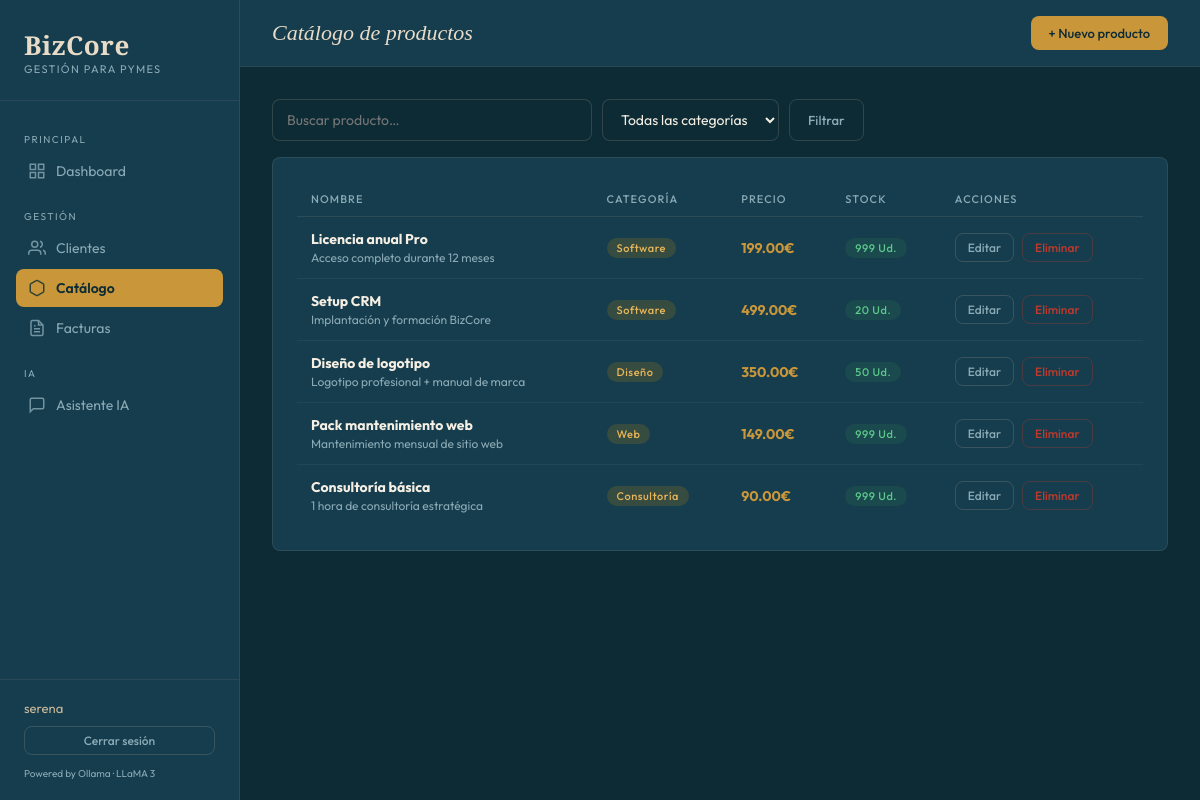
/productos (signed in), run on the app's committed database.
### models.py (models this page shows)
class Producto(db.Model):
    id = db.Column(db.Integer, primary_key=True)
    nombre = db.Column(db.String(120), nullable=False)
    descripcion = db.Column(db.Text)
    precio = db.Column(db.Float, nullable=False)
    stock = db.Column(db.Integer, default=0)
    categoria = db.Column(db.String(80))
    created_at = db.Column(db.DateTime, default=datetime.utcnow)

### app.py (the view)
@app.route('/productos')
@login_required
def productos():
    q = request.args.get('q', '')
    cat = request.args.get('cat', '')
    query = Producto.query
    if q:
        query = query.filter(Producto.nombre.ilike(f'%{q}%'))
    if cat:
        query = query.filter_by(categoria=cat)
    lista = query.order_by(Producto.created_at.desc()).all()
    categorias = db.session.query(Producto.categoria).distinct().all()
    categorias = [c[0] for c in categorias if c[0]]
    return render_template('productos.html', productos=lista, categorias=categorias, q=q, cat=cat)

### app.py (called while the page is built)
def login_required(f):
    @wraps(f)
    def decorated(*args, **kwargs):
        if 'user_id' not in session:
            return redirect(url_for('login'))
        return f(*args, **kwargs)
    return decorated

### templates/productos.html (shortened to what this page needs)
{% extends "base.html" %}
{% block page_title %}Catálogo de productos{% endblock %}
{% block topbar_actions %}
  <a href="{{ url_for('nuevo_producto') }}" class="btn btn-primary">+ Nuevo producto</a>
{% endblock %}
{% block content %}
<div class="search-bar mb-4">
  <form method="GET" action="{{ url_for('productos') }}" style="display:flex;gap:10px;flex:1;flex-wrap:wrap">
    <input class="search-input" type="text" name="q" value="{{ q }}" placeholder="Buscar producto…">
    <select name="cat" style="min-width:140px">
      <option value="">Todas las categorías</option>
    </select>
    <button type="submit" class="btn btn-ghost">Filtrar</button>
  </form>
</div>
<div class="card">
  {% if productos %}
  <div class="table-wrap">
    <table>
      <thead>
        <tr>
          <th>Nombre</th>
          <th>Categoría</th>
          <th>Precio</th>
          <th>Stock</th>
          <th>Acciones</th>
        </tr>
      </thead>
      <tbody>
        {% for p in productos %}
        <tr>
          <td>
            <div><strong>{{ p.nombre }}</strong></div>
            {% if p.descripcion %}<div class="text-muted" style="font-size:12px;margin-top:2px">{{ p.descripcion[:60] }}{% if p.descripcion|length > 60 %}…{% endif %}</div>{% endif %}
          </td>
          <td><span class="badge badge-warn">{{ p.categoria or '—' }}</span></td>
          <td class="text-gold"><strong>{{ "%.2f"|format(p.precio) }}€</strong></td>
          <td>
            <span class="badge {% if p.stock > 10 %}badge-ok{% elif p.stock > 0 %}badge-warn{% else %}badge-danger{% endif %}">
              {{ p.stock }} ud.
            </span>
          </td>
          <td>
            <div class="flex gap-2">
              <a href="{{ url_for('editar_producto', id=p.id) }}" class="btn btn-ghost btn-sm">Editar</a>
              <form method="POST" action="{{ url_for('eliminar_producto', id=p.id) }}" onsubmit="return confirm('¿Eliminar producto?')">
                <button type="submit" class="btn btn-danger btn-sm">Eliminar</button>
              </form>
            </div>
          </td>
        </tr>
        {% endfor %}
      </tbody>
    </table>
  </div>
  {% else %}
  <div class="empty">
    <div class="empty-icon">📦</div>
    <div class="empty-text">No hay productos en el catálogo.</div>
  </div>
  {% endif %}
</div>
{% endblock %}

### static/css/main.css (style rules this page uses)
:root { --petrol: #0d2b35; --petrol-mid: #163d4e; --petrol-light: #1e5068; --sand: #e8dcc8; --sand-light: #f5efe3; --sand-dark: #c9b99a; --gold: #c9973a; --gold-light: #e8b558; --white: #faf8f4; --text-main: #f5efe3; --text-muted: #8aaab5; --text-dark: #0d2b35; --danger: #c0392b; --success: #2e7d52; --warn: #b8860b; --sidebar-w: 240px; --radius: 8px; --shadow: 0 4px 24px rgba(13,43,53,0.25); }
* { margin: 0; padding: 0; box-sizing: border-box; }
body { font-family: 'Outfit', sans-serif; background: var(--petrol); color: var(--text-main); min-height: 100vh; display: flex; }
.card { background: var(--petrol-mid); border: 1px solid rgba(201,179,154,0.12); border-radius: var(--radius); padding: 24px; }
.btn { display: inline-flex; align-items: center; gap: 6px; padding: 9px 18px; border-radius: var(--radius); font-family: 'Outfit', sans-serif; font-size: 13px; font-weight: 500; cursor: pointer; border: none; text-decoration: none; transition: all 0.2s; }
.btn-primary { background: var(--gold); color: var(--petrol); }
.btn-ghost { background: transparent; color: var(--text-muted); border: 1px solid rgba(201,179,154,0.2); }
.btn-danger { background: transparent; color: var(--danger); border: 1px solid rgba(192,57,43,0.3); }
.btn-sm { padding: 6px 12px; font-size: 12px; }
.table-wrap { overflow-x: auto; }
table { width: 100%; border-collapse: collapse; font-size: 14px; }
thead th { text-align: left; padding: 10px 14px; font-size: 11px; text-transform: uppercase; letter-spacing: 0.1em; color: var(--text-muted); border-bottom: 1px solid rgba(201,179,154,0.12); font-weight: 500; }
tbody td { padding: 13px 14px; border-bottom: 1px solid rgba(201,179,154,0.07); color: var(--sand-light); vertical-align: middle; }
tbody tr:last-child td { border-bottom: none; }
.badge { display: inline-block; padding: 3px 10px; border-radius: 20px; font-size: 11px; font-weight: 500; letter-spacing: 0.05em; text-transform: capitalize; }
.badge-ok { background: rgba(46,125,82,0.2); color: #5bc98a; }
.badge-warn { background: rgba(184,134,11,0.2); color: #e8b558; }
input, select, textarea { background: var(--petrol); border: 1px solid rgba(201,179,154,0.2); border-radius: var(--radius); color: var(--sand-light); font-family: 'Outfit', sans-serif; font-size: 14px; padding: 10px 14px; transition: border-color 0.2s; outline: none; }
select option { background: var(--petrol-mid); }
.search-bar { display: flex; gap: 10px; margin-bottom: 20px; align-items: center; }
.search-input { flex: 1; max-width: 320px; }
.flex { display: flex; }
.gap-2 { gap: 8px; }
.mb-4 { margin-bottom: 16px; }
.text-muted { color: var(--text-muted); font-size: 13px; }
.text-gold { color: var(--gold); }

### data on the page
Producto: nombre "Licencia anual Pro", descripcion "Acceso completo durante 12 meses", categoria "Software", precio "199.00", stock "999"
Producto: nombre "Setup CRM", descripcion "Implantación y formación BizCore", categoria "Software", precio "499.00", stock "20"
Producto: nombre "Diseño de logotipo", descripcion "Logotipo profesional + manual de marca", categoria "Diseño", precio "350.00", stock "50"
Producto: nombre "Pack mantenimiento web", descripcion "Mantenimiento mensual de sitio web", categoria "Web", precio "149.00", stock "999"
Producto: nombre "Consultoría básica", descripcion "1 hora de consultoría estratégica", categoria "Consultoría", precio "90.00", stock "999"

### other printed values
{{ session.get('user_nombre', '') }} "serena"
